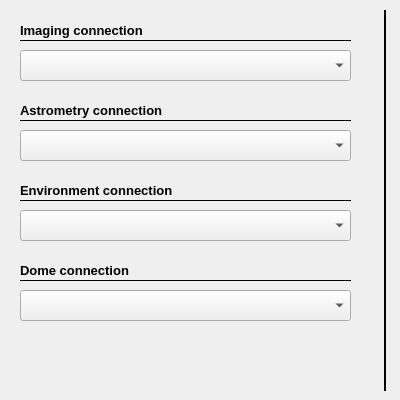
     <widget class="QWidget" name="tab_12">
      <attribute name="title">
       <string>Connections</string>
      </attribute>
      <widget class="Line" name="line_56">
       <property name="geometry">
        <rect>
         <x>380</x>
         <y>10</y>
         <width>11</width>
         <height>381</height>
        </rect>
       </property>
       <property name="styleSheet">
        <string notr="true"/>
       </property>
       <property name="frameShadow">
        <enum>QFrame::Plain</enum>
       </property>
       <property name="lineWidth">
        <number>2</number>
       </property>
       <property name="orientation">
        <enum>Qt::Vertical</enum>
       </property>
      </widget>
      <widget class="QLabel" name="label_139">
       <property name="geometry">
        <rect>
         <x>20</x>
         <y>180</y>
         <width>201</width>
         <height>21</height>
        </rect>
       </property>
       <property name="font">
        <font>
         <pointsize>10</pointsize>
         <weight>75</weight>
         <bold>true</bold>
        </font>
       </property>
       <property name="text">
        <string>Environment connection</string>
       </property>
      </widget>
      <widget class="Line" name="line_23">
       <property name="geometry">
        <rect>
         <x>20</x>
         <y>200</y>
         <width>331</width>
         <height>1</height>
        </rect>
       </property>
       <property name="font">
        <font>
         <pointsize>10</pointsize>
        </font>
       </property>
       <property name="frameShadow">
        <enum>QFrame::Plain</enum>
       </property>
       <property name="orientation">
        <enum>Qt::Horizontal</enum>
       </property>
      </widget>
      <widget class="QComboBox" name="pd_chooseEnvironment">
       <property name="geometry">
        <rect>
         <x>20</x>
         <y>210</y>
         <width>331</width>
         <height>31</height>
        </rect>
       </property>
       <property name="toolTip">
        <string>&lt;html&gt;&lt;head/&gt;&lt;body&gt;&lt;p&gt;Chooses the framework for getting environment data.&lt;/p&gt;&lt;/body&gt;&lt;/html&gt;</string>
       </property>
      </widget>
      <widget class="QLabel" name="label_140">
       <property name="geometry">
        <rect>
         <x>20</x>
         <y>260</y>
         <width>201</width>
         <height>21</height>
        </rect>
       </property>
       <property name="font">
        <font>
         <pointsize>10</pointsize>
         <weight>75</weight>
         <bold>true</bold>
        </font>
       </property>
       <property name="text">
        <string>Dome connection</string>
       </property>
      </widget>
      <widget class="Line" name="line_60">
       <property name="geometry">
        <rect>
         <x>20</x>
         <y>280</y>
         <width>331</width>
         <height>1</height>
        </rect>
       </property>
       <property name="font">
        <font>
         <pointsize>10</pointsize>
        </font>
       </property>
       <property name="frameShadow">
        <enum>QFrame::Plain</enum>
       </property>
       <property name="orientation">
        <enum>Qt::Horizontal</enum>
       </property>
      </widget>
      <widget class="QComboBox" name="pd_chooseDome">
       <property name="geometry">
        <rect>
         <x>20</x>
         <y>290</y>
         <width>331</width>
         <height>31</height>
        </rect>
       </property>
       <property name="toolTip">
        <string>&lt;html&gt;&lt;head/&gt;&lt;body&gt;&lt;p&gt;Chooses the framework for controlling a dome.&lt;/p&gt;&lt;/body&gt;&lt;/html&gt;</string>
       </property>
      </widget>
      <widget class="QComboBox" name="pd_chooseImaging">
       <property name="geometry">
        <rect>
         <x>20</x>
         <y>50</y>
         <width>331</width>
         <height>31</height>
        </rect>
       </property>
       <property name="toolTip">
        <string>&lt;html&gt;&lt;head/&gt;&lt;body&gt;&lt;p&gt;Chooses which imaging application or framework should be used for modeling.&lt;/p&gt;&lt;/body&gt;&lt;/html&gt;</string>
       </property>
      </widget>
      <widget class="QLabel" name="label_143">
       <property name="geometry">
        <rect>
         <x>20</x>
         <y>20</y>
         <width>241</width>
         <height>21</height>
        </rect>
       </property>
       <property name="font">
        <font>
         <pointsize>10</pointsize>
         <weight>75</weight>
         <bold>true</bold>
        </font>
       </property>
       <property name="text">
        <string>Imaging connection</string>
       </property>
      </widget>
      <widget class="Line" name="line_50">
       <property name="geometry">
        <rect>
         <x>20</x>
         <y>40</y>
         <width>331</width>
         <height>1</height>
        </rect>
       </property>
       <property name="font">
        <font>
         <pointsize>10</pointsize>
        </font>
       </property>
       <property name="frameShadow">
        <enum>QFrame::Plain</enum>
       </property>
       <property name="orientation">
        <enum>Qt::Horizontal</enum>
       </property>
      </widget>
      <widget class="QComboBox" name="pd_chooseAstrometry">
       <property name="geometry">
        <rect>
         <x>20</x>
         <y>130</y>
         <width>331</width>
         <height>31</height>
        </rect>
       </property>
       <property name="toolTip">
        <string>&lt;html&gt;&lt;head/&gt;&lt;body&gt;&lt;p&gt;Chooses which astrometry / platesolving application or framework should be used for modeling.&lt;/p&gt;&lt;/body&gt;&lt;/html&gt;</string>
       </property>
      </widget>
      <widget class="Line" name="line_55">
       <property name="geometry">
        <rect>
         <x>20</x>
         <y>120</y>
         <width>331</width>
         <height>1</height>
        </rect>
       </property>
       <property name="font">
        <font>
         <pointsize>10</pointsize>
        </font>
       </property>
       <property name="frameShadow">
        <enum>QFrame::Plain</enum>
       </property>
       <property name="orientation">
        <enum>Qt::Horizontal</enum>
       </property>
      </widget>
      <widget class="QLabel" name="label_149">
       <property name="geometry">
        <rect>
         <x>20</x>
         <y>100</y>
         <width>241</width>
         <height>21</height>
        </rect>
       </property>
       <property name="font">
        <font>
         <pointsize>10</pointsize>
         <weight>75</weight>
         <bold>true</bold>
        </font>
       </property>
       <property name="text">
        <string>Astrometry connection</string>
       </property>
      </widget>
     </widget>
